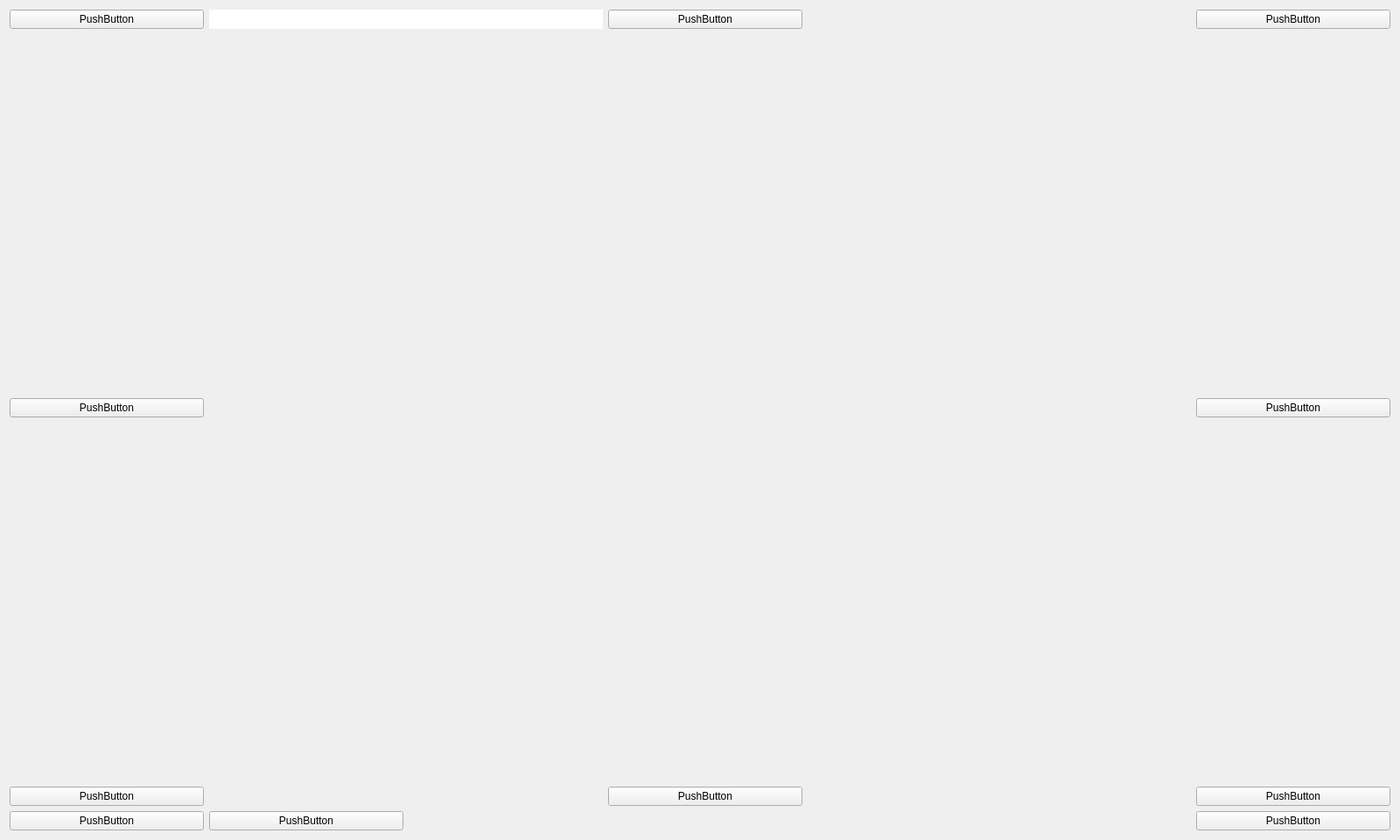
<?xml version="1.0" encoding="UTF-8"?>
<ui version="4.0">
 <class>CameraAlignWidget</class>
 <widget class="QWidget" name="CameraAlignWidget">
  <property name="geometry">
   <rect>
    <x>0</x>
    <y>0</y>
    <width>1600</width>
    <height>960</height>
   </rect>
  </property>
  <property name="windowTitle">
   <string>Form</string>
  </property>
  <layout class="QGridLayout" name="gridLayout">
   <item row="0" column="0">
    <layout class="QGridLayout" name="gridLayout_2" rowstretch="1,1,1,1,1,1,1,1" columnstretch="1,1,1,1,1,1,1">
     <item row="5" column="0">
      <spacer name="verticalSpacer_5">
       <property name="orientation">
        <enum>Qt::Vertical</enum>
       </property>
       <property name="sizeHint" stdset="0">
        <size>
         <width>20</width>
         <height>40</height>
        </size>
       </property>
      </spacer>
     </item>
     <item row="0" column="1" colspan="2">
      <widget class="CustomLabel" name="hudLabel">
       <property name="styleSheet">
        <string notr="true">QLabel{
	background-color : white;
    color:black;
}</string>
       </property>
       <property name="text">
        <string/>
       </property>
      </widget>
     </item>
     <item row="2" column="0">
      <spacer name="verticalSpacer">
       <property name="orientation">
        <enum>Qt::Vertical</enum>
       </property>
       <property name="sizeHint" stdset="0">
        <size>
         <width>20</width>
         <height>40</height>
        </size>
       </property>
      </spacer>
     </item>
     <item row="0" column="3">
      <widget class="CustomPushButton" name="upPushButton">
       <property name="text">
        <string>PushButton</string>
       </property>
      </widget>
     </item>
     <item row="6" column="6">
      <widget class="CustomPushButton" name="savePushButton">
       <property name="text">
        <string>PushButton</string>
       </property>
      </widget>
     </item>
     <item row="3" column="0">
      <widget class="CustomPushButton" name="leftPushButton">
       <property name="text">
        <string>PushButton</string>
       </property>
      </widget>
     </item>
     <item row="7" column="1">
      <widget class="CustomPushButton" name="cameraPushButton">
       <property name="text">
        <string>PushButton</string>
       </property>
      </widget>
     </item>
     <item row="1" column="0">
      <spacer name="verticalSpacer_2">
       <property name="orientation">
        <enum>Qt::Vertical</enum>
       </property>
       <property name="sizeHint" stdset="0">
        <size>
         <width>20</width>
         <height>40</height>
        </size>
       </property>
      </spacer>
     </item>
     <item row="7" column="6">
      <widget class="CustomPushButton" name="cancelPushButton">
       <property name="text">
        <string>PushButton</string>
       </property>
      </widget>
     </item>
     <item row="7" column="0">
      <widget class="CustomPushButton" name="hudPushButton">
       <property name="text">
        <string>PushButton</string>
       </property>
      </widget>
     </item>
     <item row="0" column="6">
      <widget class="CustomPushButton" name="defaultPushButton">
       <property name="text">
        <string>PushButton</string>
       </property>
      </widget>
     </item>
     <item row="0" column="4">
      <spacer name="horizontalSpacer">
       <property name="orientation">
        <enum>Qt::Horizontal</enum>
       </property>
       <property name="sizeHint" stdset="0">
        <size>
         <width>40</width>
         <height>20</height>
        </size>
       </property>
      </spacer>
     </item>
     <item row="0" column="0">
      <widget class="CustomPushButton" name="homePushButton">
       <property name="text">
        <string>PushButton</string>
       </property>
      </widget>
     </item>
     <item row="6" column="0">
      <widget class="CustomPushButton" name="autoTriggerPushButton">
       <property name="text">
        <string>PushButton</string>
       </property>
      </widget>
     </item>
     <item row="4" column="0">
      <spacer name="verticalSpacer_3">
       <property name="orientation">
        <enum>Qt::Vertical</enum>
       </property>
       <property name="sizeHint" stdset="0">
        <size>
         <width>20</width>
         <height>40</height>
        </size>
       </property>
      </spacer>
     </item>
     <item row="0" column="5">
      <spacer name="horizontalSpacer_2">
       <property name="orientation">
        <enum>Qt::Horizontal</enum>
       </property>
       <property name="sizeHint" stdset="0">
        <size>
         <width>40</width>
         <height>20</height>
        </size>
       </property>
      </spacer>
     </item>
     <item row="3" column="6">
      <widget class="CustomPushButton" name="rightPushButton">
       <property name="text">
        <string>PushButton</string>
       </property>
      </widget>
     </item>
     <item row="6" column="3">
      <widget class="CustomPushButton" name="downPushButton">
       <property name="text">
        <string>PushButton</string>
       </property>
      </widget>
     </item>
    </layout>
   </item>
  </layout>
 </widget>
 <customwidgets>
  <customwidget>
   <class>CustomPushButton</class>
   <extends>QPushButton</extends>
   <header>CustomPushButton.h</header>
  </customwidget>
  <customwidget>
   <class>CustomLabel</class>
   <extends>QLabel</extends>
   <header>CustomLabel.h</header>
  </customwidget>
 </customwidgets>
 <resources/>
 <connections/>
</ui>
